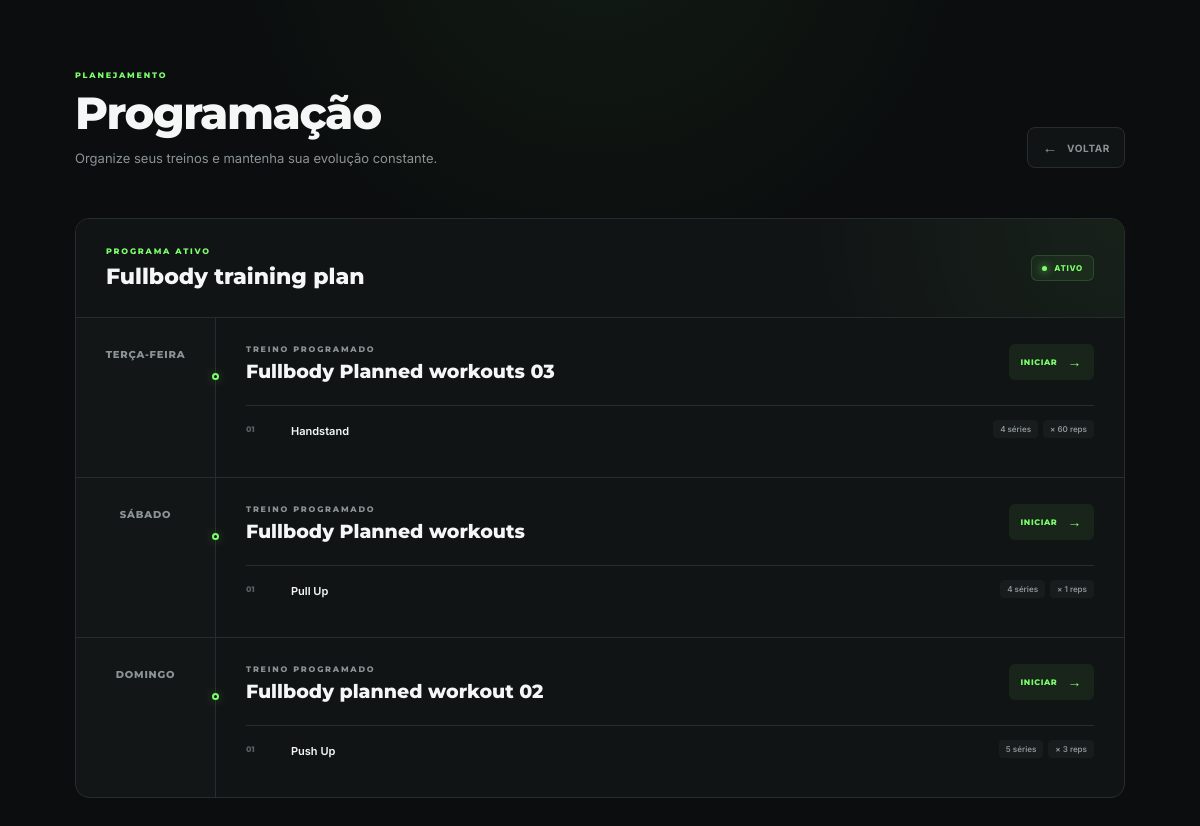
Page /training/programacao/ (signed in) on the committed database.
### apps/training/models.py (models this page shows, shortened)
class TrainingPlan(models.Model):
    user = models.ForeignKey(
        settings.AUTH_USER_MODEL,
        on_delete=models.CASCADE,
        related_name="training_plans",
    )
    name = models.CharField(
        max_length=100,
    )
    description = models.TextField(
        blank=True,
    )
    active = models.BooleanField(
        default=True,
    )
    created_at = models.DateTimeField(
        auto_now_add=True,
    )
    updated_at = models.DateTimeField(
        auto_now=True,
    )

class PlannedWorkout(models.Model):
    WEEKDAY_CHOICES = [
        (0, "Segunda-feira"),
        (1, "Terça-feira"),
        (2, "Quarta-feira"),
        (3, "Quinta-feira"),
        (4, "Sexta-feira"),
        (5, "Sábado"),
        (6, "Domingo"),
    ]
    training_plan = models.ForeignKey(
        TrainingPlan,
        on_delete=models.CASCADE,
        related_name="planned_workouts",
    )
    name = models.CharField(
        max_length=100,
    )
    weekday = models.PositiveSmallIntegerField(
        choices=WEEKDAY_CHOICES,
    )
    order = models.PositiveIntegerField(
        default=0,
    )
    notes = models.TextField(
        blank=True,
    )
    class Meta:
        ordering = ["weekday", "order"]

class PlannedExercise(models.Model):
    planned_workout = models.ForeignKey(
        PlannedWorkout,
        on_delete=models.CASCADE,
        related_name="planned_exercises",
    )
    exercise = models.ForeignKey(
        Exercise,
        on_delete=models.CASCADE,
        related_name="planned_exercises",
    )
    order = models.PositiveIntegerField(
        default=0,
    )
    target_sets = models.PositiveIntegerField(
        null=True,
        blank=True,
    )
    target_repetitions = models.PositiveIntegerField(
        null=True,
        blank=True,
    )
    target_weight = models.DecimalField(
        max_digits=6,
        decimal_places=2,
        null=True,
        blank=True,
    )
    target_duration = models.DurationField(
        null=True,
        blank=True,
    )
    notes = models.TextField(
        blank=True,
    )
    class Meta:
        ordering = ["order"]

class Exercise(models.Model):
    METRIC_CHOICES = [
        ("repetitions", "Repetições"),
        ("weight", "Carga"),
        ("duration", "Duração"),
    ]
    name = models.CharField(
        max_length=100
    )
    description = models.TextField(
        blank=True
    )
    muscle_group = models.CharField(
        max_length=100,
        blank=True
    )
    metric = models.CharField(
        max_length=20,
        choices=METRIC_CHOICES,
        default="repetitions",
    )
    created_at = models.DateTimeField(
        auto_now_add=True
    )

### apps/training/views.py (the view)
@login_required
def programacao(request):
    today = timezone.localdate()
    training_plans = (
        request.user.training_plans
        .filter(active=True)
        .prefetch_related(
            "planned_workouts__planned_exercises__exercise"
        )
    )
    for plan in training_plans:
        for planned_workout in plan.planned_workouts.all():
            planned_workout.today_workout = (
                Workout.objects
                .filter(
                    user=request.user,
                    planned_workout=planned_workout,
                    date=today,
                )
                .first()
            )
    return render(
        request,
        "training/programacao.html",
        {
            "training_plans": training_plans,
        },
    )

### templates/training/programacao.html (shortened to what this page needs)
{% load static %}
<!DOCTYPE html> <html lang="pt-BR"> <head> <meta charset="UTF-8"> <meta name="viewport" content="width=device-width, initial-scale=1.0">
<link
    rel="stylesheet"
    href="{% static 'css/programacao.css' %}"
>
</head> <body>
<main class="program">
    <header class="program-header">
        <div>
            <span class="program-header__eyebrow">
                PLANEJAMENTO
            </span>
            <h1>
                Programação
            </h1>
            <p>
                Organize seus treinos e mantenha sua evolução constante.
            </p>
        </div>
        <a
            href="{% url 'training:home' %}"
            class="back-button"
        >
            <span>←</span>
            Voltar
        </a>
    </header>
    {% for plan in training_plans %}
        <section class="training-plan">
            <div class="plan-header">
                <div class="plan-header__info">
                    <span class="plan-header__eyebrow">
                        PROGRAMA ATIVO
                    </span>
                    <h2>
                        {{ plan.name }}
                    </h2>
                </div>
                <div class="plan-badge">
                    <span></span>
                    Ativo
                </div>
            </div>
            <div class="workouts">
                {% for workout in plan.planned_workouts.all %}
                    <article class="workout">
                        <div class="workout-day">
                            <span class="workout-day__label">
                                {{ workout.get_weekday_display }}
                            </span>
                            <span class="workout-day__line"></span>
                        </div>
                        <div class="workout-content">
                            <div class="workout-content__header">
                                <div>
                                    <span class="workout__eyebrow">
                                        TREINO PROGRAMADO
                                    </span>
                                    <h3>
                                        {{ workout.name }}
                                    </h3>
                                </div>
                                {% if workout.today_workout %}
                                    {% if workout.today_workout.status == "in_progress" %}
                                        <a
                                            href="{% url 'training:treino_atual' workout.today_workout.id %}"
                                            class="start-button"
                                        >
                                            Continuar
                                            <span>→</span>
                                        </a>
                                    {% elif workout.today_workout.status == "completed" %}
                                        <a
                                            href="{% url 'training:treino_atual' workout.today_workout.id %}"
                                            class="start-button"
                                        >
                                            Concluído
                                            <span>✓</span>
                                        </a>
                                    {% endif %}
                                {% else %}
                                    <a
                                        href="{% url 'training:iniciar_treino' workout.id %}"
                                        class="start-button"
                                    >
                                        Iniciar
                                        <span>→</span>
                                    </a>
                                {% endif %}
                            </div>
                            <div class="exercise-list">
                                {% for planned_exercise in workout.planned_exercises.all %}
                                    <div class="exercise">
                                        <div class="exercise__number">
                                            {{ forloop.counter|stringformat:"02d" }}
                                        </div>
                                        <div class="exercise__name">
                                            <strong>
                                                {{ planned_exercise.exercise.name }}
                                            </strong>
                                        </div>
                                        <div class="exercise__target">
                                            {% if planned_exercise.target_sets %}
                                                <span>
                                                    {{ planned_exercise.target_sets }} séries
                                                </span>
                                            {% endif %}
                                            {% if planned_exercise.target_repetitions %}
                                                <span>
                                                    × {{ planned_exercise.target_repetitions }} reps
                                                </span>
                                            {% endif %}
                                        </div>
                                    </div>
                                {% empty %}
                                    <div class="empty-exercises">
                                        Nenhum exercício cadastrado.
                                    </div>
                                {% endfor %}
                            </div>
                        </div>
                    </article>
                {% endfor %}
            </div>
        </section>
    {% endfor %}
</main>
</body> </html>

### rows in the picture
TrainingPlan: name "Fullbody training plan"
PlannedWorkout: weekday "TERÇA-FEIRA", name "Fullbody Planned workouts 03", shows "INICIAR"
PlannedExercise: exercise.name "Handstand", target_sets "4", target_repetitions "60"
PlannedWorkout: weekday "SÁBADO", name "Fullbody Planned workouts", shows "INICIAR"
PlannedExercise: exercise.name "Pull Up", target_sets "4", target_repetitions "1"
PlannedWorkout: weekday "DOMINGO", name "Fullbody planned workout 02", shows "INICIAR"
PlannedExercise: exercise.name "Push Up", target_sets "5", target_repetitions "3"
